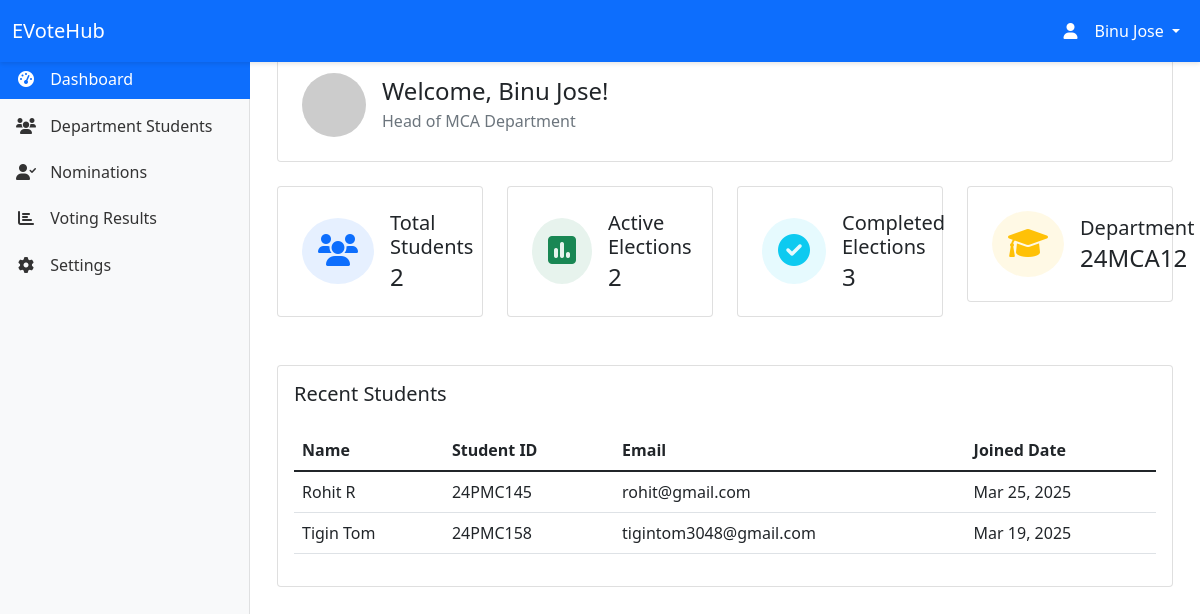
Page /hod/dashboard/ (signed in) on the earlier database version.
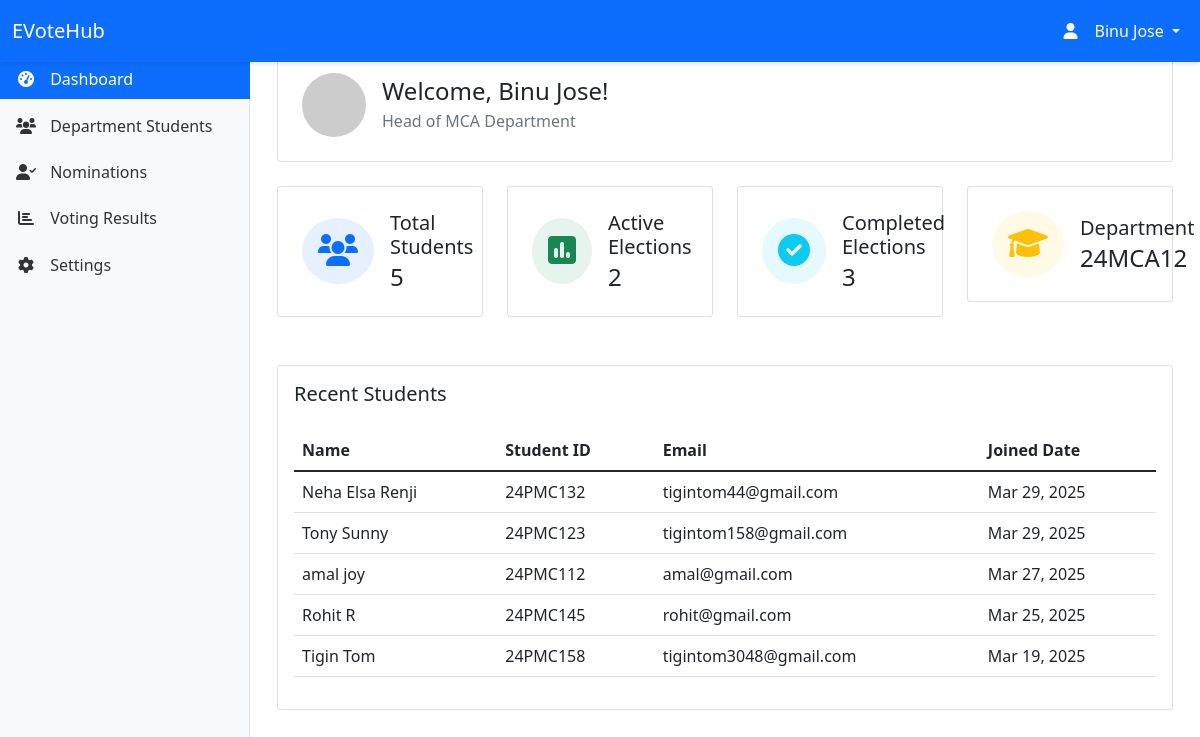
Same page on the later database version.
### myapp/models.py (models this page shows, shortened)
class Department(models.Model):
    name = models.CharField(max_length=100)
    code = models.CharField(max_length=10, unique=True)
    created_at = models.DateTimeField(default=timezone.now)
    updated_at = models.DateTimeField(auto_now=True)

class Student(models.Model):
    GENDER_CHOICES = [
        ('M', 'Male'),
        ('F', 'Female')
    ]
    user = models.OneToOneField(User, on_delete=models.CASCADE)
    student_id = models.CharField(max_length=20, unique=True)
    department = models.ForeignKey(Department, on_delete=models.CASCADE)
    gender = models.CharField(max_length=1, choices=GENDER_CHOICES, default='M')
    profile_picture = models.ImageField(upload_to='static/images/profiles/', null=True, blank=True)
    created_at = models.DateTimeField(auto_now_add=True)
    updated_at = models.DateTimeField(auto_now=True)

### myapp/views.py (the view)
# urls.py: path('hod/dashboard/', views.hod_home, name='hod_home'),
@login_required
def hod_home(request):
    try:
        hod = request.user.hod
    except HOD.DoesNotExist:
        messages.error(request, 'Access denied. You are not authorized as a Head of Department.')
        return redirect('home')
    department_students = Student.objects.filter(department=hod.department).select_related('user')
    context = {
        'hod': hod,
        'department': hod.department,
        'total_students': department_students.count(),
        'recent_students': department_students.order_by('-created_at')[:5],
        'active_elections': 2,  # Replace with actual count
        'completed_elections': 3,  # Replace with actual count
    }
    return render(request, 'hod/hod_home.html', context)

### templates/hod/hod_home.html (shortened to what this page needs)
{% extends 'hod/base_hod.html' %}
{% block content %}
<div class="container-fluid">
    <div class="row mb-4">
        <div class="col-12">
            <div class="card">
                <div class="card-body p-4">
                    <div class="d-flex align-items-center">
                        <div class="flex-shrink-0">
                            <img src="https://via.placeholder.com/64" alt="HOD" class="rounded-circle">
                        </div>
                        <div class="flex-grow-1 ms-3">
                            <h2 class="h4 mb-1">Welcome, {{ request.user.get_full_name }}!</h2>
                            <p class="text-muted mb-0">Head of {{ department.name }} Department</p>
                        </div>
                    </div>
                </div>
            </div>
        </div>
    </div>
    <div class="row mb-4">
        <div class="col-md-3 mb-4">
            <div class="card">
                <div class="card-body p-4">
                    <div class="d-flex align-items-center">
                        <div class="flex-shrink-0">
                            <div class="bg-primary bg-opacity-10 rounded-circle p-3">
                                <i class="fas fa-users fa-2x text-primary"></i>
                            </div>
                        </div>
                        <div class="flex-grow-1 ms-3">
                            <h3 class="h5 mb-1">Total Students</h3>
                            <p class="h4 mb-0">{{ total_students }}</p>
                        </div>
                    </div>
                </div>
            </div>
        </div>
        <div class="col-md-3 mb-4">
            <div class="card">
                <div class="card-body p-4">
                    <div class="d-flex align-items-center">
                        <div class="flex-shrink-0">
                            <div class="bg-success bg-opacity-10 rounded-circle p-3">
                                <i class="fas fa-poll fa-2x text-success"></i>
                            </div>
                        </div>
                        <div class="flex-grow-1 ms-3">
                            <h3 class="h5 mb-1">Active Elections</h3>
                            <p class="h4 mb-0">{{ active_elections }}</p>
                        </div>
                    </div>
                </div>
            </div>
        </div>
        <div class="col-md-3 mb-4">
            <div class="card">
                <div class="card-body p-4">
                    <div class="d-flex align-items-center">
                        <div class="flex-shrink-0">
                            <div class="bg-info bg-opacity-10 rounded-circle p-3">
                                <i class="fas fa-check-circle fa-2x text-info"></i>
                            </div>
                        </div>
                        <div class="flex-grow-1 ms-3">
                            <h3 class="h5 mb-1">Completed Elections</h3>
                            <p class="h4 mb-0">{{ completed_elections }}</p>
                        </div>
                    </div>
                </div>
            </div>
        </div>
        <div class="col-md-3 mb-4">
            <div class="card">
                <div class="card-body p-4">
                    <div class="d-flex align-items-center">
                        <div class="flex-shrink-0">
                            <div class="bg-warning bg-opacity-10 rounded-circle p-3">
                                <i class="fas fa-graduation-cap fa-2x text-warning"></i>
                            </div>
                        </div>
                        <div class="flex-grow-1 ms-3">
                            <h3 class="h5 mb-1">Department</h3>
                            <p class="h4 mb-0">{{ department.code }}</p>
                        </div>
                    </div>
                </div>
            </div>
        </div>
    </div>
    <div class="row">
        <div class="col-12">
            <div class="card">
                <div class="card-body">
                    <h3 class="h5 mb-4">Recent Students</h3>
                    <div class="table-responsive">
                        <table class="table table-hover">
                            <thead>
                                <tr>
                                    <th>Name</th>
                                    <th>Student ID</th>
                                    <th>Email</th>
                                    <th>Joined Date</th>
                                </tr>
                            </thead>
                            <tbody>
                                {% for student in recent_students %}
                                <tr>
                                    <td>{{ student.user.get_full_name }}</td>
                                    <td>{{ student.student_id }}</td>
                                    <td>{{ student.user.email }}</td>
                                    <td>{{ student.created_at|date:"M d, Y" }}</td>
                                </tr>
                                {% empty %}
                                <tr>
                                    <td colspan="4" class="text-center">No students found.</td>
                                </tr>
                                {% endfor %}
                            </tbody>
                        </table>
                    </div>
                </div>
            </div>
        </div>
    </div>
</div>
{% endblock %}

### templates/hod/base_hod.html (shortened to what this page needs)
<!DOCTYPE html>
<html lang="en">
<head>
    <link href="https://cdn.jsdelivr.net/npm/bootstrap@5.1.3/dist/css/bootstrap.min.css" rel="stylesheet">
    <link href="https://cdnjs.cloudflare.com/ajax/libs/font-awesome/6.0.0/css/all.min.css" rel="stylesheet">
</head>
<body>
    <nav class="navbar navbar-expand-lg navbar-dark bg-primary fixed-top">
        <div class="container-fluid">
            <a class="navbar-brand" href="{% url 'hod_home' %}">EVoteHub</a>
            <div class="collapse navbar-collapse" id="navbarNav">
                <ul class="navbar-nav ms-auto">
                    <li class="nav-item dropdown">
                        <a class="nav-link dropdown-toggle text-white" href="#" id="navbarDropdown" role="button" data-bs-toggle="dropdown">
                            <i class="fas fa-user"></i> {{ request.user.get_full_name }}
                        </a>
                    </li>
                </ul>
            </div>
        </div>
    </nav>
    <nav class="sidebar">
        <div class="sidebar-sticky">
            <ul class="nav flex-column">
                <li class="nav-item">
                    <a class="nav-link {% if request.resolver_match.url_name == 'hod_home' %}active{% endif %}" href="{% url 'hod_home' %}">
                        <i class="fas fa-tachometer-alt"></i>
                        <span>Dashboard</span>
                    </a>
                </li>
                <li class="nav-item">
                    <a class="nav-link" href="#">
                        <i class="fas fa-users"></i>
                        <span>Department Students</span>
                    </a>
                </li>
                <li class="nav-item">
                    <a class="nav-link {% if request.resolver_match.url_name == 'hod_nominations' %}active{% endif %}" href="{% url 'hod_nominations' %}">
                        <i class="fas fa-user-check"></i>
                        <span>Nominations</span>
                    </a>
                </li>
                <li class="nav-item">
                    <a class="nav-link {% if request.resolver_match.url_name == 'hod_voting_results' %}active{% endif %}" href="{% url 'hod_voting_results' %}">
                        <i class="fas fa-chart-bar"></i>
                        <span>Voting Results</span>
                    </a>
                </li>
                <li class="nav-item">
                    <a class="nav-link" href="#">
                        <i class="fas fa-cog"></i>
                        <span>Settings</span>
                    </a>
                </li>
            </ul>
        </div>
    </nav>
    <main class="main-content">
        {% block content %}
        {% endblock %}
    </main>
</body>
</html>

### templates/hod/base_hod.html (style rules this page uses)
.sidebar { position: fixed; top: 0; bottom: 0; left: 0; z-index: 100; padding: 48px 0 0; box-shadow: inset -1px 0 0 rgba(0, 0, 0, .1); background-color: #f8f9fa; width: 250px; }
.sidebar-sticky { position: relative; top: 0; height: calc(100vh - 48px); padding-top: .5rem; overflow-x: hidden; overflow-y: auto; }
.navbar { box-shadow: 0 2px 4px rgba(0,0,0,.1); }
.main-content { margin-left: 250px; padding: 48px 15px 15px; }
.nav-link { color: #333; padding: 0.5rem 1rem; margin: 0.2rem 0; }
.nav-link.active { background-color: #0d6efd; color: white; }
.nav-link i { width: 20px; text-align: center; margin-right: 10px; }

Differences in the rows shown:
added Student: user.get_full_name "Neha Elsa Renji", student_id "24PMC132", user.email "tigintom44@gmail.com", created_at "Mar 29, 2025"
added Student: user.get_full_name "Tony Sunny", student_id "24PMC123", user.email "tigintom158@gmail.com", created_at "Mar 29, 2025"
added Student: user.get_full_name "amal joy", student_id "24PMC112", user.email "amal@gmail.com", created_at "Mar 27, 2025"
Other differences:
{{ total_students }}: "2" → "5"
